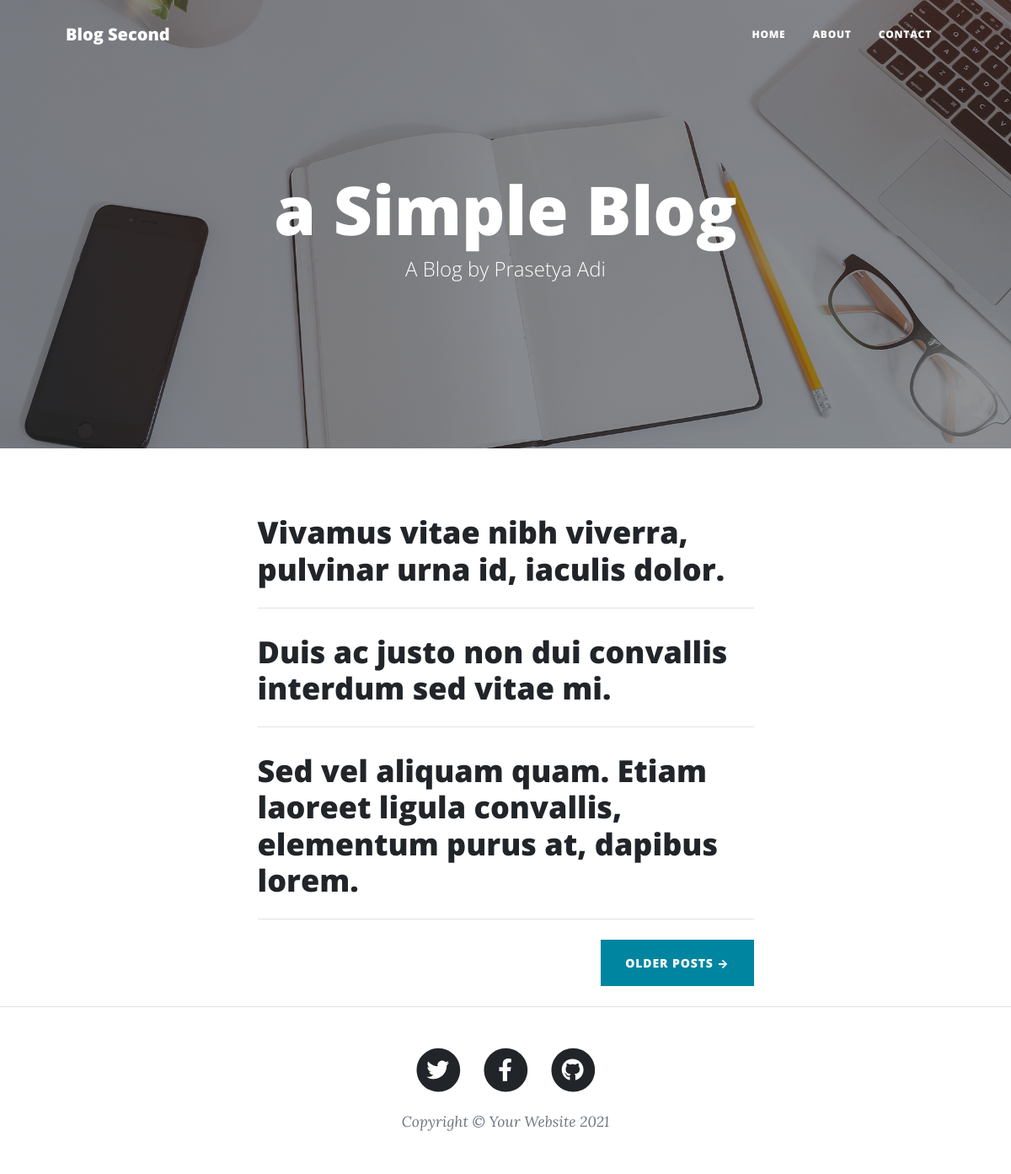
The app's page /secondblog/ with its own data.
### secondblog/models.py (models this page shows, shortened)
class Post(models.Model):
    title = models.CharField(max_length=100)
    excerpt = models.CharField(max_length=500)
    date = models.DateField(auto_now=True)
    slug = models.SlugField(default="", blank=True,
                            null=False, db_index=True, unique=True)
    content = models.TextField(max_length=100000)
    author = models.ForeignKey(Author, on_delete=models.CASCADE)
    tag = models.ManyToManyField(Tag)

### secondblog/views.py (the view)
# urls.py: path("", views.index, name='HomeRelationships'),
def index(request):
    contex = {
        'heading': 'a Simple Blog',
        'subheading': 'A Blog by Prasetya Adi',
        'urlBackgroud': 'assets/img/home-bg.jpg',
        'isiblog': isiblog,
    }
    return render(request, 'secondblog/index.html', contex)

### secondblog/templates/secondblog/index.html
{% include 'snipets2/Navbar.html'  %}
{% load static %}
{% include 'snipets2/PageHeader.html' %}
<div class="container px-4 px-lg-5">
    <div class="row gx-4 gx-lg-5 justify-content-center">
        <div class="col-md-10 col-lg-8 col-xl-7">
            {% for key in isiblog %}
            <div class="post-preview">
                <a href={% url 'SecondBlogPost' key.slug %}>
                    <h2 class="post-title">{{ key.title }}</h2>
                </a>
            </div>
            <hr class="my-4" />
            {% endfor %}
            <div class="d-flex justify-content-end mb-4"><a class="btn btn-primary text-uppercase" href="#!">Older
                    Posts →</a></div>
        </div>
    </div>
</div>
{% include 'snipets2/Footer.html' %}

### records on screen
Post: title "Vivamus vitae nibh viverra, pulvinar urna id, iaculis dolor."
Post: title "Duis ac justo non dui convallis interdum sed vitae mi."
Post: title "Sed vel aliquam quam. Etiam laoreet ligula convallis, elementum purus at, dapibus lorem."

### other values on screen
{{ heading }} "a Simple Blog"
{{ subheading }} "A Blog by Prasetya Adi"
